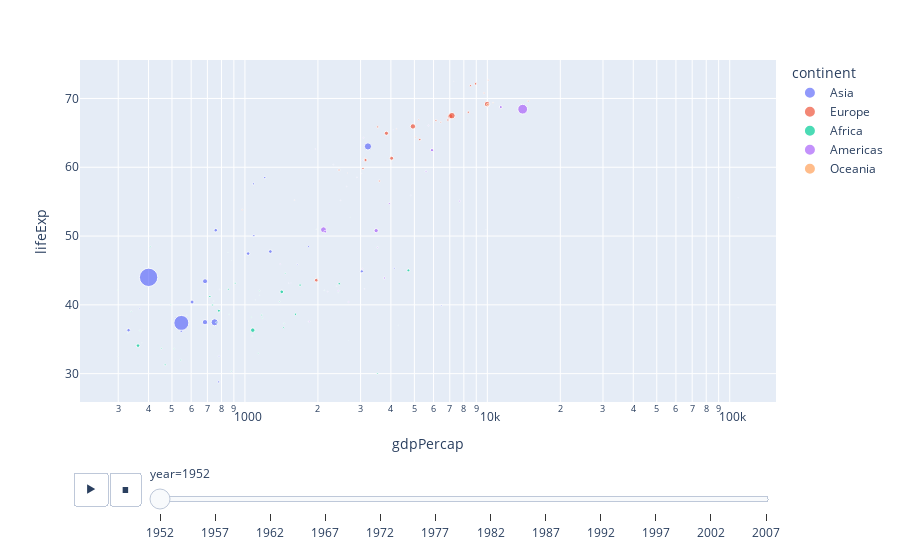

Notebook source saved alongside this figure:
### Markdown cell above
### 8) Challenges 2
- A scatterplot of GDP per capita vs. life expectancy using plotly
- Encode continent as color and year as an animation frame.
- What does each encoding reveal?
- Which encoding is most effective at showing inequality?
- How does animation enhance or hinder interpretation?

### Code cell
import plotly.express as px
gap = px.data.gapminder()
px.scatter(
gap, x="gdpPercap", y="lifeExp",
color="continent", size="pop",
hover_name="country", animation_frame="year",
log_x=True
)

### Figure 1 — Plotly figure (JSON) as saved in the notebook; plotly's stock layout.template omitted (floating-point values rounded to 4 significant figures)
{"data": [{"hovertemplate": "<b>%{hovertext}</b><br><br>continent=Asia<br>year=1952<br>gdpPercap=%{x}<br>lifeExp=%{y}<br>pop=%{marker.size}<extra></extra>", "hovertext": ["Afghanistan", "Bahrain", "Bangladesh", "Cambodia", "China", "Hong Kong, China", "India", "Indonesia", "Iran", "Iraq", "Israel", "Japan", "Jordan", "Korea, Dem. Rep.", "Korea, Rep.", "Kuwait", "Lebanon", "Malaysia", "Mongolia", "Myanmar", "Nepal", "Oman", "Pakistan", "Philippines", "Saudi Arabia", "Singapore", "Sri Lanka", "Syria", "Taiwan", "Thailand", "Vietnam", "West Bank and Gaza", "Yemen, Rep."], "legendgroup": "Asia", "marker": {"color": "#636efa", "size": [8425333, 120447, 46886859, 4693836, 556263527, 2125900, 372000000, 82052000, 17272000, 5441766, 1620914, 86459025, 607914, 8865488, 20947571, 160000, 1439529, 6748378, 800663, 20092996, 9182536, 507833, 41346560, 22438691, 4005677, 1127000, 7982342, 3661549, 8550362, 21289402, 26246839, 1030585, 4963829], "sizemode": "area", "sizeref": 3297000.0, "symbol": "circle"}, "mode": "markers", "name": "Asia", "orientation": "v", "showlegend": true, "type": "scatter", "x": [779.4, 9867.0, 684.2, 368.5, 400.4, 3054.0, 546.6, 749.7, 3035.0, 4130.0, 4087.0, 3217.0, 1547.0, 1088.0, 1031.0, 108400.0, 4835.0, 1831.0, 786.6, 331.0, 545.9, 1828.0, 684.6, 1273.0, 6460.0, 2315.0, 1084.0, 1643.0, 1207.0, 757.8, 605.1, 1516.0, 781.7], "xaxis": "x", "y": [28.8, 50.94, 37.48, 39.42, 44.0, 60.96, 37.37, 37.47, 44.87, 45.32, 65.39, 63.03, 43.16, 50.06, 47.45, 55.56, 55.93, 48.46, 42.24, 36.32, 36.16, 37.58, 43.44, 47.75, 39.88, 60.4, 57.59, 45.88, 58.5, 50.85, 40.41, 43.16, 32.55], "yaxis": "y"}, {"hovertemplate": "<b>%{hovertext}</b><br><br>continent=Europe<br>year=1952<br>gdpPercap=%{x}<br>lifeExp=%{y}<br>pop=%{marker.size}<extra></extra>", "hovertext": ["Albania", "Austria", "Belgium", "Bosnia and Herzegovina", "Bulgaria", "Croatia", "Czech Republic", "Denmark", "Finland", "France", "Germany", "Greece", "Hungary", "Iceland", "Ireland", "Italy", "Montenegro", "Netherlands", "Norway", "Poland", "Portugal", "Romania", "Serbia", "Slovak Republic", "Slovenia", "Spain", "Sweden", "Switzerland", "Turkey", "United Kingdom"], "legendgroup": "Europe", "marker": {"color": "#EF553B", "size": [1282697, 6927772, 8730405, 2791000, 7274900, 3882229, 9125183, 4334000, 4090500, 42459667, 69145952, 7733250, 9504000, 147962, 2952156, 47666000, 413834, 10381988, 3327728, 25730551, 8526050, 16630000, 6860147, 3558137, 1489518, 28549870, 7124673, 4815000, 22235677, 50430000], "sizemode": "area", "sizeref": 3297000.0, "symbol": "circle"}, "mode": "markers", "name": "Europe", "orientation": "v", "showlegend": true, "type": "scatter", "x": [1601.0, 6137.0, 8343.0, 973.5, 2444.0, 3119.0, 6876.0, 9692.0, 6425.0, 7030.0, 7144.0, 3531.0, 5264.0, 7268.0, 5210.0, 4931.0, 2648.0, 8942.0, 10100.0, 4029.0, 3068.0, 3145.0, 3581.0, 5075.0, 4215.0, 3834.0, 8528.0, 14730.0, 1969.0, 9980.0], "xaxis": "x", "y": [55.23, 66.8, 68.0, 53.82, 59.6, 61.21, 66.87, 70.78, 66.55, 67.41, 67.5, 65.86, 64.03, 72.49, 66.91, 65.94, 59.16, 72.13, 72.67, 61.31, 59.82, 61.05, 58.0, 64.36, 65.57, 64.94, 71.86, 69.62, 43.59, 69.18], "yaxis": "y"}, {"hovertemplate": "<b>%{hovertext}</b><br><br>continent=Africa<br>year=1952<br>gdpPercap=%{x}<br>lifeExp=%{y}<br>pop=%{marker.size}<extra></extra>", "hovertext": ["Algeria", "Angola", "Benin", "Botswana", "Burkina Faso", "Burundi", "Cameroon", "Central African Republic", "Chad", "Comoros", "Congo, Dem. Rep.", "Congo, Rep.", "Cote d'Ivoire", "Djibouti", "Egypt", "Equatorial Guinea", "Eritrea", "Ethiopia", "Gabon", "Gambia", "Ghana", "Guinea", "Guinea-Bissau", "Kenya", "Lesotho", "Liberia", "Libya", "Madagascar", "Malawi", "Mali", "Mauritania", "Mauritius", "Morocco", "Mozambique", "Namibia", "Niger", "Nigeria", "Reunion", "Rwanda", "Sao Tome and Principe", "Senegal", "Sierra Leone", "Somalia", "South Africa", "Sudan", "Swaziland", "Tanzania", "Togo", "Tunisia", "Uganda", "Zambia", "Zimbabwe"], "legendgroup": "Africa", "marker": {"color": "#00cc96", "size": [9279525, 4232095, 1738315, 442308, 4469979, 2445618, 5009067, 1291695, 2682462, 153936, 14100005, 854885, 2977019, 63149, 22223309, 216964, 1438760, 20860941, 420702, 284320, 5581001, 2664249, 580653, 6464046, 748747, 863308, 1019729, 4762912, 2917802, 3838168, 1022556, 516556, 9939217, 6446316, 485831, 3379468, 33119096, 257700, 2534927, 60011, 2755589, 2143249, 2526994, 14264935, 8504667, 290243, 8322925, 1219113, 3647735, 5824797, 2672000, 3080907], "sizemode": "area", "sizeref": 3297000.0, "symbol": "circle"}, "mode": "markers", "name": "Africa", "orientation": "v", "showlegend": true, "type": "scatter", "x": [2449.0, 3521.0, 1063.0, 851.2, 543.3, 339.3, 1173.0, 1071.0, 1179.0, 1103.0, 780.5, 2126.0, 1389.0, 2670.0, 1419.0, 375.6, 328.9, 362.1, 4293.0, 485.2, 911.3, 510.2, 299.9, 853.5, 298.8, 575.6, 2388.0, 1443.0, 369.2, 452.3, 743.1, 1968.0, 1688.0, 468.5, 2424.0, 761.9, 1077.0, 2719.0, 493.3, 879.6, 1450.0, 879.8, 1136.0, 4725.0, 1616.0, 1148.0, 716.7, 859.8, 1468.0, 734.8, 1147.0, 406.9], "xaxis": "x", "y": [43.08, 30.02, 38.22, 47.62, 31.98, 39.03, 38.52, 35.46, 38.09, 40.72, 39.14, 42.11, 40.48, 34.81, 41.89, 34.48, 35.93, 34.08, 37.0, 30.0, 43.15, 33.61, 32.5, 42.27, 42.14, 38.48, 42.72, 36.68, 36.26, 33.69, 40.54, 50.99, 42.87, 31.29, 41.73, 37.44, 36.32, 52.72, 40.0, 46.47, 37.28, 30.33, 32.98, 45.01, 38.63, 41.41, 41.22, 38.6, 44.6, 39.98, 42.04, 48.45], "yaxis": "y"}, {"hovertemplate": "<b>%{hovertext}</b><br><br>continent=Americas<br>year=1952<br>gdpPercap=%{x}<br>lifeExp=%{y}<br>pop=%{marker.size}<extra></extra>", "hovertext": ["Argentina", "Bolivia", "Brazil", "Canada", "Chile", "Colombia", "Costa Rica", "Cuba", "Dominican Republic", "Ecuador", "El Salvador", "Guatemala", "Haiti", "Honduras", "Jamaica", "Mexico", "Nicaragua", "Panama", "Paraguay", "Peru", "Puerto Rico", "Trinidad and Tobago", "United States", "Uruguay", "Venezuela"], "legendgroup": "Americas", "marker": {"color": "#ab63fa", "size": [17876956, 2883315, 56602560, 14785584, 6377619, 12350771, 926317, 6007797, 2491346, 3548753, 2042865, 3146381, 3201488, 1517453, 1426095, 30144317, 1165790, 940080, 1555876, 8025700, 2227000, 662850, 157553000, 2252965, 5439568], "sizemode": "area", "sizeref": 3297000.0, "symbol": "circle"}, "mode": "markers", "name": "Americas", "orientation": "v", "showlegend": true, "type": "scatter", "x": [5911.0, 2677.0, 2109.0, 11370.0, 3940.0, 2144.0, 2627.0, 5587.0, 1398.0, 3522.0, 3048.0, 2428.0, 1840.0, 2195.0, 2899.0, 3478.0, 3112.0, 2480.0, 1952.0, 3759.0, 3082.0, 3023.0, 13990.0, 5717.0, 7690.0], "xaxis": "x", "y": [62.48, 40.41, 50.92, 68.75, 54.74, 50.64, 57.21, 59.42, 45.93, 48.36, 45.26, 42.02, 37.58, 41.91, 58.53, 50.79, 42.31, 55.19, 62.65, 43.9, 64.28, 59.1, 68.44, 66.07, 55.09], "yaxis": "y"}, {"hovertemplate": "<b>%{hovertext}</b><br><br>continent=Oceania<br>year=1952<br>gdpPercap=%{x}<br>lifeExp=%{y}<br>pop=%{marker.size}<extra></extra>", "hovertext": ["Australia", "New Zealand"], "legendgroup": "Oceania", "marker": {"color": "#FFA15A", "size": [8691212, 1994794], "sizemode": "area", "sizeref": 3297000.0, "symbol": "circle"}, "mode": "markers", "name": "Oceania", "orientation": "v", "showlegend": true, "type": "scatter", "x": [10040.0, 10560.0], "xaxis": "x", "y": [69.12, 69.39], "yaxis": "y"}], "layout": {"legend": {"itemsizing": "constant", "title": {"text": "continent"}, "tracegroupgap": 0}, "margin": {"t": 60}, "sliders": [{"active": 0, "currentvalue": {"prefix": "year="}, "len": 0.9, "pad": {"b": 10, "t": 60}, "steps": [{"args": [["1952"], {"frame": {"duration": 0, "redraw": false}, "fromcurrent": true, "mode": "immediate", "transition": {"duration": 0, "easing": "linear"}}], "label": "1952", "method": "animate"}, {"args": [["1957"], {"frame": {"duration": 0, "redraw": false}, "fromcurrent": true, "mode": "immediate", "transition": {"duration": 0, "easing": "linear"}}], "label": "1957", "method": "animate"}, {"args": [["1962"], {"frame": {"duration": 0, "redraw": false}, "fromcurrent": true, "mode": "immediate", "transition": {"duration": 0, "easing": "linear"}}], "label": "1962", "method": "animate"}, {"args": [["1967"], {"frame": {"duration": 0, "redraw": false}, "fromcurrent": true, "mode": "immediate", "transition": {"duration": 0, "easing": "linear"}}], "label": "1967", "method": "animate"}, {"args": [["1972"], {"frame": {"duration": 0, "redraw": false}, "fromcurrent": true, "mode": "immediate", "transition": {"duration": 0, "easing": "linear"}}], "label": "1972", "method": "animate"}, {"args": [["1977"], {"frame": {"duration": 0, "redraw": false}, "fromcurrent": true, "mode": "immediate", "transition": {"duration": 0, "easing": "linear"}}], "label": "1977", "method": "animate"}, {"args": [["1982"], {"frame": {"duration": 0, "redraw": false}, "fromcurrent": true, "mode": "immediate", "transition": {"duration": 0, "easing": "linear"}}], "label": "1982", "method": "animate"}, {"args": [["1987"], {"frame": {"duration": 0, "redraw": false}, "fromcurrent": true, "mode": "immediate", "transition": {"duration": 0, "easing": "linear"}}], "label": "1987", "method": "animate"}, {"args": [["1992"], {"frame": {"duration": 0, "redraw": false}, "fromcurrent": true, "mode": "immediate", "transition": {"duration": 0, "easing": "linear"}}], "label": "1992", "method": "animate"}, {"args": [["1997"], {"frame": {"duration": 0, "redraw": false}, "fromcurrent": true, "mode": "immediate", "transition": {"duration": 0, "easing": "linear"}}], "label": "1997", "method": "animate"}, {"args": [["2002"], {"frame": {"duration": 0, "redraw": false}, "fromcurrent": true, "mode": "immediate", "transition": {"duration": 0, "easing": "linear"}}], "label": "2002", "method": "animate"}, {"args": [["2007"], {"frame": {"duration": 0, "redraw": false}, "fromcurrent": true, "mode": "immediate", "transition": {"duration": 0, "easing": "linear"}}], "label": "2007", "method": "animate"}], "x": 0.1, "xanchor": "left", "y": 0, "yanchor": "top"}], "updatemenus": [{"buttons": [{"args": [null, {"frame": {"duration": 500, "redraw": false}, "fromcurrent": true, "mode": "immediate", "transition": {"duration": 500, "easing": "linear"}}], "label": "&#9654;", "method": "animate"}, {"args": [[null], {"frame": {"duration": 0, "redraw": false}, "fromcurrent": true, "mode": "immediate", "transition": {"duration": 0, "easing": "linear"}}], "label": "&#9724;", "method": "animate"}], "direction": "left", "pad": {"r": 10, "t": 70}, "showactive": false, "type": "buttons", "x": 0.1, "xanchor": "right", "y": 0, "yanchor": "top"}], "xaxis": {"anchor": "y", "domain": [0, 1], "title": {"text": "gdpPercap"}, "type": "log"}, "yaxis": {"anchor": "x", "domain": [0, 1], "title": {"text": "lifeExp"}}}}
